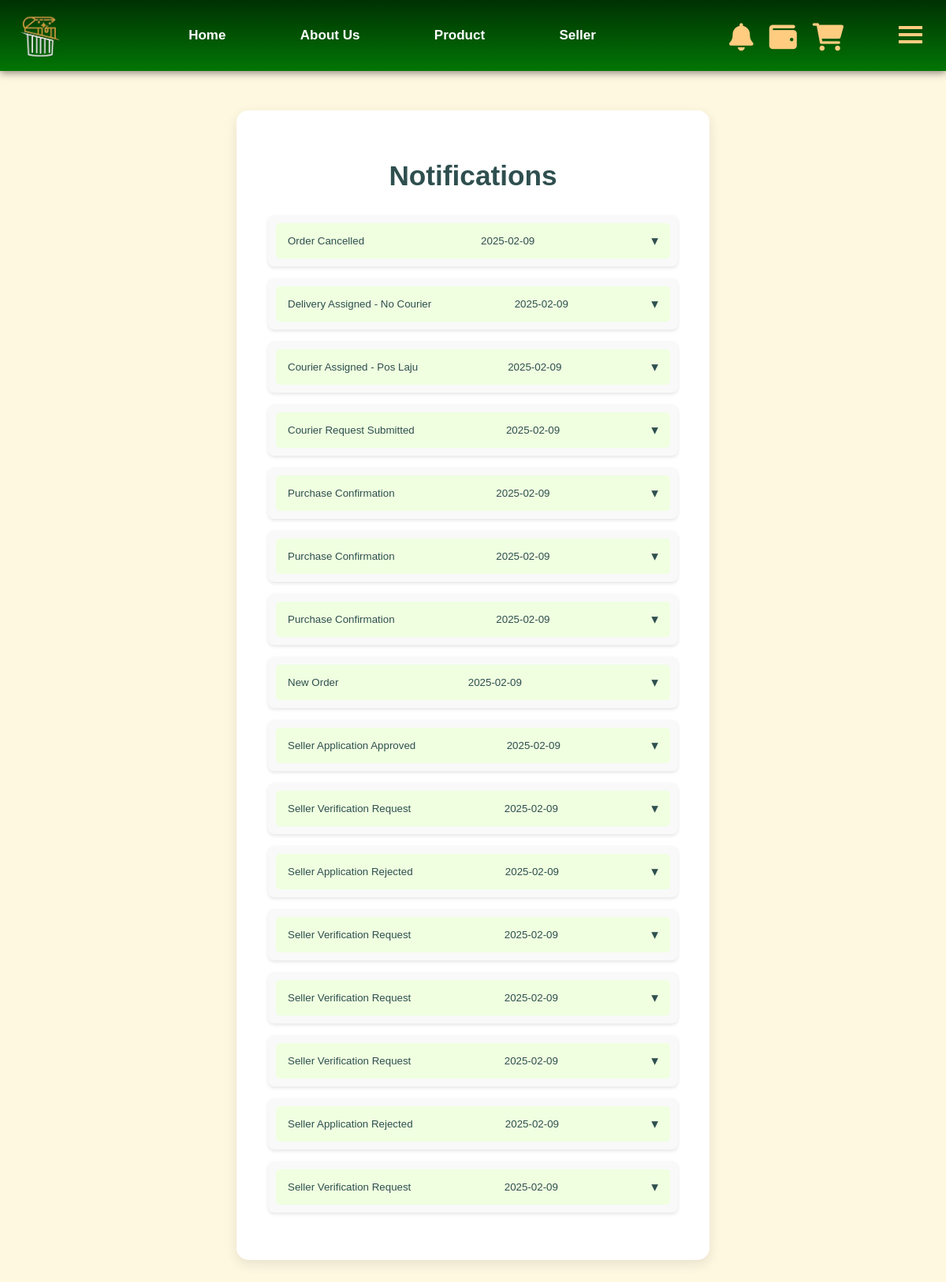
Page /user/notifications (signed in) on the committed database.
### tables this page shows
CREATE TABLE notification (
        id INTEGER PRIMARY KEY AUTOINCREMENT,
        user_id INTEGER NOT NULL,
        message TEXT NOT NULL,
        topic TEXT NOT NULL,
        date DATE NOT NULL,
        is_read INTEGER DEFAULT 0,
        FOREIGN KEY (user_id) REFERENCES user(pid)
    );

### user_feature.py (the view)
@user_blueprint.route("/notifications")
def notifications():
  user_id = session.get("buyer_id") or session.get("user_id")
  if not user_id:
    flash("Please log in to access this page.", "danger")
    return redirect(url_for("login"))
  con = get_connect_db()
  cur = con.cursor()
  notifications = cur.execute("SELECT * FROM notification WHERE user_id = ? ORDER BY date DESC, id DESC", (user_id,)).fetchall()
  cur.execute("UPDATE notification SET is_read = 1 WHERE user_id = ?", (user_id,))
  con.commit()
  con.close()
  return render_template("notifications.html", notifications = notifications)

### db.py (called while the page is built)
def get_connect_db():
    conn = sqlite3.connect(DATABASE_PATH)
    conn.row_factory = sqlite3.Row
    return conn

def get_unread_notification_count():
    user_id = session.get("buyer_id") or session.get("user_id")
    if not user_id:
        return 0
    con = get_connect_db()
    cur = con.cursor()
    unread_count = cur.execute("SELECT COUNT(*) FROM notification WHERE user_id = ? AND is_read = 0", (user_id,)).fetchone()[0]
    con.close()
    return unread_count

### web.py (called while the page is built)
@app.after_request
def add_header(response):
    response.headers["Cache-Control"] = "no-store, no-cache, must-revalidate, post-check=0, pre-check=0, max-age=0"
    response.headers["Pragma"] = "no-cache"
    response.headers["Expires"] = "0"
    return response

### templates/notifications.html (shortened to what this page needs)
{% extends "index.html" %}
{% block content %}
<link rel="stylesheet" href="/static/notifications.css">
<div class="notification-container">
    <h1>Notifications</h1>
    {% if notifications %}
    <div class="notifications">
        {% for notification in notifications %}
            <div class="notification-item {% if notification.is_read == 0 %}unread{% endif %}">
                  <button class="notification-button">
                        {{ notification.topic }} <br> <span>{{ notification.date }}</span>
                  </button>
             </div>
         {% endfor %}
     </div>
    {% else %}
    <p>No notifications yet.</p>
    {% endif %}
</div>
{% endblock %}

### static/navi.css (style rules this page uses)
body { margin: 0; padding: 0; font-family: 'Franklin Gothic Medium', 'Arial Narrow', Arial, sans-serif; scroll-behavior: smooth; background-color: #fff8e1; }
html { scroll-behavior: smooth; }

### static/notifications.css (style rules this page uses)
.notification-container { margin: 50px 300px; background-color: #ffffff; border-radius: 15px; box-shadow: 0 5px 15px rgba(0, 0, 0, 0.1); padding: 40px; display: flex; flex-direction: column; transition: transform 0.3s ease, box-shadow 0.3s ease; }
.notification-container h1 { text-align: center; margin-bottom: 30px; font-size: 2.2em; color: #2f4f4f; }
.notifications { display: flex; flex-direction: column; gap: 15px; margin-bottom: 20px; }
.notification-item { background-color: #f9f9f9; border-radius: 8px; padding: 10px; box-shadow: 0 2px 4px rgba(0, 0, 0, 0.1); transition: all 0.3s ease; }
.notification-button { background-color: #efffe0; color: #2f4f4f; padding: 12px 15px; border: none; border-radius: 5px; width: 100%; text-align: left; cursor: pointer; display: flex; justify-content: space-between; align-items: center; transition: background-color 0.3s ease, color 0.3s ease; }
.notification-button::after { content: '\25BE'; font-size: 1.3em; transition: transform 0.3s ease; }

### rows in the picture
notification: topic "Order Cancelled", date "2025-02-09"
notification: topic "Delivery Assigned - No Courier", date "2025-02-09"
notification: topic "Courier Assigned - Pos Laju", date "2025-02-09"
notification: topic "Courier Request Submitted", date "2025-02-09"
notification: topic "Purchase Confirmation", date "2025-02-09"
notification: topic "Purchase Confirmation", date "2025-02-09"
notification: topic "Purchase Confirmation", date "2025-02-09"
notification: topic "New Order", date "2025-02-09"
notification: topic "Seller Application Approved", date "2025-02-09"
notification: topic "Seller Verification Request", date "2025-02-09"
notification: topic "Seller Application Rejected", date "2025-02-09"
notification: topic "Seller Verification Request", date "2025-02-09"
notification: topic "Seller Verification Request", date "2025-02-09"
notification: topic "Seller Verification Request", date "2025-02-09"
notification: topic "Seller Application Rejected", date "2025-02-09"
notification: topic "Seller Verification Request", date "2025-02-09"
